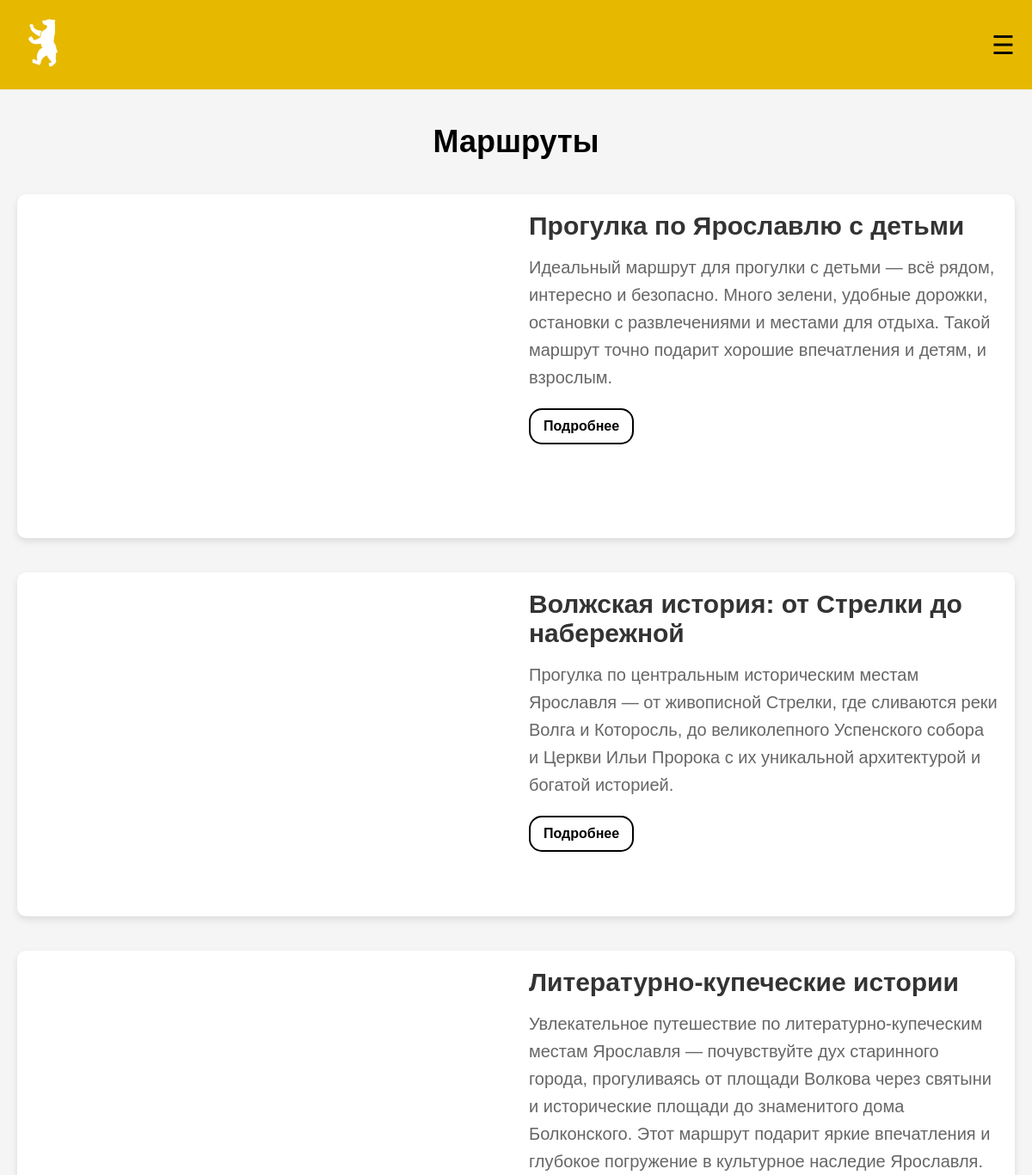
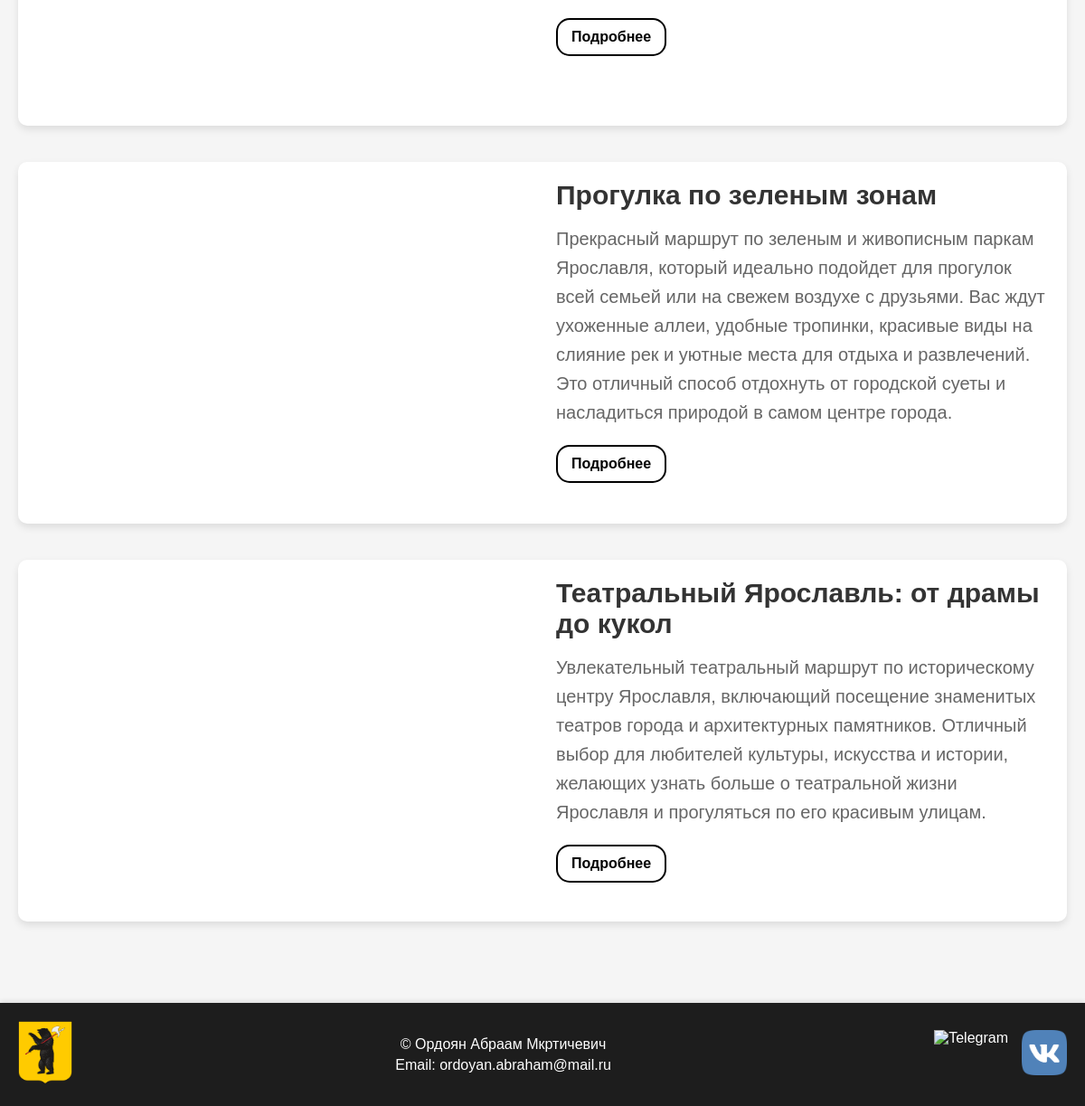
The page /Routes.php on the database its author committed (2 pictures, top to bottom).
### tables this page shows
CREATE TABLE `routes` (
  `id_route` int(11) NOT NULL,
  `name` varchar(150) NOT NULL,
  `url` varchar(255) NOT NULL,
  `description` varchar(365) NOT NULL,
  `extra_text` text NOT NULL,
  `tags` varchar(255) NOT NULL
);

### Routes.php (the view, shortened to what this page needs)
<?php
$mysqli = new mysqli("localhost", "root", "", "diplom");
$result = $mysqli->query("SELECT * FROM routes");
$routes = [];
while ($row = $result->fetch_assoc()) {
    $routes[] = $row;
}
?>
<!DOCTYPE html>
<html lang="ru">
<head>
  <link rel="stylesheet" href="styles.css">
</head>
<body>
<header>
  <div class="logo">
    <a href="mainpage.php">
      <img src="images/mainpage/logo2.png" alt="Ярославль">
    </a>
  </div>
  <div class="menu-toggle" id="menuToggle">☰</div>
</header>
<main>
<h1 style="text-align: center; margin-bottom: 40px;">Маршруты</h1>
<?php if (count($routes) > 0): ?>
<?php foreach ($routes as $route): ?>
  <div class="route-container">
    <div class="map-container">
      <iframe
        src="<?php echo htmlspecialchars($route['url']); ?>"
        width="100%"
        height="100%"
        frameborder="0"
        allowfullscreen="true">
      </iframe>
    </div>
    <div class="info-container">
      <h2 class="route-title"><?php echo htmlspecialchars($route['name']); ?></h2>
      <p class="route-description"><?php echo htmlspecialchars($route['description']); ?></p>
      <div class="buttons-row">
        <a href="route.php?id=<?php echo urlencode($route['id_route']); ?>" class="route-button">Подробнее</a>
      </div>
    </div>
  </div>
<?php endforeach; ?>
<?php else: ?>
  <p>Нет доступных маршрутов</p>
<?php endif; ?>
</main>
<footer>
  <div class="footer-left">
    <img src="images/mainpage/gerb.png" alt="Герб">
  </div>
  <div class="footer-center">
    <p>© Ордоян Абраам Мкртичевич</p>
    <p>Email: <a href="mailto:ordoyan.abraham@mail.ru">ordoyan.abraham@mail.ru</a></p>
  </div>
  <div class="footer-right">
    <a href="https://t.me/abraham4ik" target="_blank"><img src="images/mainpage/telegram.png" alt="Telegram"></a>
    <a href="https://vk.com/abrahamo" target="_blank"><img src="images/mainpage/vk.png" alt="VK"></a>
  </div>
</footer>
</body>
</html>

### styles.css (style rules this page uses)
* { margin: 0; padding: 0; box-sizing: border-box; }
body { font-family: Arial, sans-serif; background-color: #f5f5f5; }
header { display: flex; align-items: center; padding: 20px; background-color: #E6B800; color: white; }
header .logo a img { height: 60px; }
footer { background-color: #1D1D1D; color: white; display: flex; justify-content: space-between; align-items: center; padding: 20px; font-size: 16px; box-sizing: border-box; flex-wrap: wrap; }
footer a { color: #fff; text-decoration: none; }
.footer-left img { width: 60px; height: 70px; }
.footer-center { text-align: center; flex-grow: 1; }
.footer-center p { margin: 5px 0; }
.footer-right { display: flex; gap: 15px; }
.footer-right img { width: 50px; height: 50px; }
.menu-toggle { display: none; font-size: 30px; color: black; cursor: pointer; margin-left: auto; }
@media (max-width: 1400px) { .menu-toggle { display: block; } }

### Routes.php (style rules this page uses)
footer { position: relative; bottom: 0; width: 100%; background-color: #1D1D1D; color: white; padding: 20px; text-align: center; box-shadow: 0 -2px 5px rgba(0, 0, 0, 0.1); font-size: 16px; }
h1 { font-size: 36px; color: #000; text-align: center; margin: 0px; }
main { max-width: 1200px; margin: 20px auto 30px; padding: 20px; }
.route-container { display: flex; flex-wrap: wrap; gap: 30px; margin-bottom: 40px; background-color: white; border-radius: 10px; box-shadow: 0 4px 8px rgba(0,0,0,0.1); overflow: hidden; }
.map-container { flex: 1; min-width: 300px; height: 400px; }
.info-container { flex: 1; min-width: 300px; padding: 20px; }
.route-title { font-size: 30px; margin-bottom: 15px; color: #333; }
.route-description { color: #666; line-height: 1.6; margin-bottom: 20px; font-size: 20px; }
.route-button { bottom: 10px; right: 10px; background-color: white; color: black; padding: 10px 15px; text-decoration: none; text-align: center; border-radius: 15px; border: 2px solid black; font-weight: bold; }
.buttons-row { display: flex; gap: 10px; margin-top: 10px; }

### rows shown on the page
routes: name "Прогулка по Ярославлю с детьми", description "Идеальный маршрут для прогулки с детьми — всё рядом, интересно и безопасно. Много зелени, удобные дорожки, остановки с развлечениями и местами для отдыха. Такой маршрут точно подарит хорошие впечатления и детям, и взрослым."
routes: name "Волжская история: от Стрелки до набережной", description "Прогулка по центральным историческим местам Ярославля — от живописной Стрелки, где сливаются реки Волга и Которосль, до великолепного Успенского собора и Церкви Ильи Пророка с их уникальной архитектурой и богатой историей."
routes: name "Литературно-купеческие истории", description "Увлекательное путешествие по литературно-купеческим местам Ярославля — почувствуйте дух старинного города, прогуливаясь от площади Волкова через святыни и исторические площади до знаменитого дома Болконского. Этот маршрут подарит яркие впечатления и глубокое погружение в культурное наследие Ярославля."
routes: name "Прогулка по зеленым зонам", description "Прекрасный маршрут по зеленым и живописным паркам Ярославля, который идеально подойдет для прогулок всей семьей или на свежем воздухе с друзьями. Вас ждут ухоженные аллеи, удобные тропинки, красивые виды на слияние рек и уютные места для отдыха и развлечений. Это отличный способ отдохнуть от городской суеты и насладиться природой в самом центре города."
routes: name "Театральный Ярославль: от драмы до кукол", description "Увлекательный театральный маршрут по историческому центру Ярославля, включающий посещение знаменитых театров города и архитектурных памятников. Отличный выбор для любителей культуры, искусства и истории, желающих узнать больше о театральной жизни Ярославля и прогуляться по его красивым улицам."
